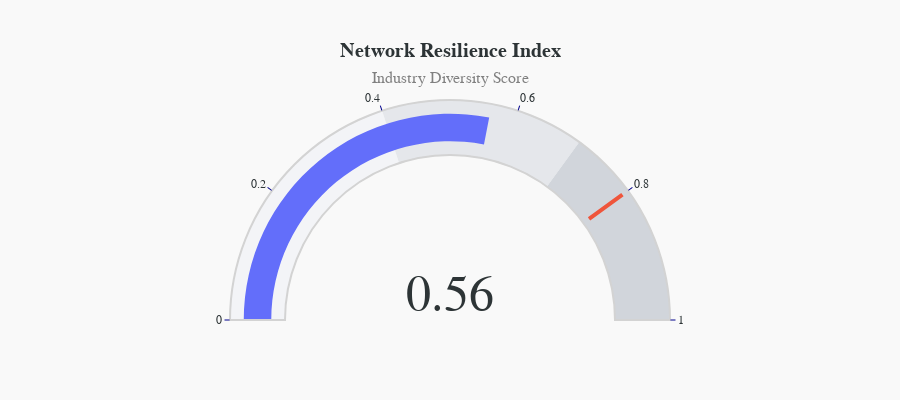

Notebook code for this chart:
### Code cell
import plotly.graph_objects as go

# Using the resilience_score calculated previously
fig_gauge = go.Figure(go.Indicator(
    mode = "gauge+number",
    value = resilience_score,
    domain = {'x': [0, 1], 'y': [0, 1]},
    title = {'text': "<b>Network Resilience Index</b><br><span style='font-size:0.8em;color:gray'>Industry Diversity Score</span>", 'font': {'size': 20}},
    number = {'font': {'size': 50, 'family': "Arial"}, 'valueformat': ".2f"},
    gauge = {
        'axis': {'range': [0, 1], 'tickwidth': 1, 'tickcolor': "darkblue"},
        'bar': {'color': "#636EFA"}, # Sleek Blue
        'bgcolor': "white",
        'borderwidth': 2,
        'bordercolor': "#D3D3D3",
        'steps': [
            {'range': [0, 0.4], 'color': '#F3F4F7'},
            {'range': [0.4, 0.7], 'color': '#E5E7EB'},
            {'range': [0.7, 1], 'color': '#D1D5DB'}],
        'threshold': {
            'line': {'color': "#EF553B", 'width': 4},
            'thickness': 0.75,
            'value': 0.8} # Your personal goal
    }
))

fig_gauge.update_layout(
    paper_bgcolor = "#f9f9f9", # Soft paper background
    font = {'color': "#2D3436", 'family': "Arial"},
    height = 400
)
fig_gauge.show()

### Figure 1 — Plotly figure (JSON) as saved in the notebook; plotly's stock layout.template omitted (floating-point values rounded to 4 significant figures)
{"data": [{"domain": {"x": [0, 1], "y": [0, 1]}, "gauge": {"axis": {"range": [0, 1], "tickcolor": "darkblue", "tickwidth": 1}, "bar": {"color": "#636EFA"}, "bgcolor": "white", "bordercolor": "#D3D3D3", "borderwidth": 2, "steps": [{"color": "#F3F4F7", "range": [0, 0.4]}, {"color": "#E5E7EB", "range": [0.4, 0.7]}, {"color": "#D1D5DB", "range": [0.7, 1]}], "threshold": {"line": {"color": "#EF553B", "width": 4}, "thickness": 0.75, "value": 0.8}}, "mode": "gauge+number", "number": {"font": {"family": "Arial", "size": 50}, "valueformat": ".2f"}, "title": {"font": {"size": 20}, "text": "<b>Network Resilience Index</b><br><span style='font-size:0.8em;color:gray'>Industry Diversity Score</span>"}, "type": "indicator", "value": 0.5609}], "layout": {"font": {"color": "#2D3436", "family": "Arial"}, "height": 400, "paper_bgcolor": "#f9f9f9"}}
